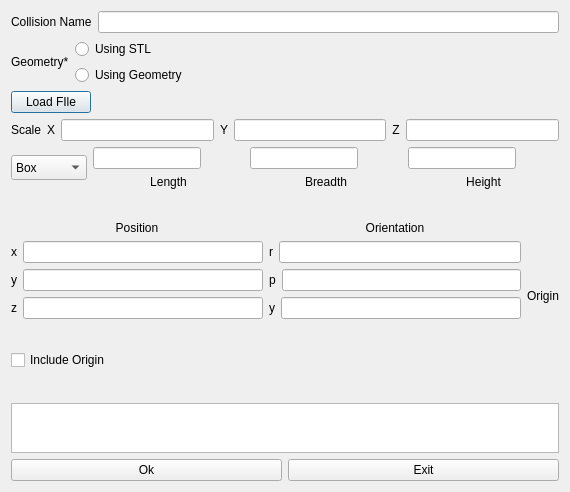
<?xml version="1.0" encoding="UTF-8"?>
<ui version="4.0">
 <class>AddCollision</class>
 <widget class="QDialog" name="AddCollision">
  <property name="geometry">
   <rect>
    <x>0</x>
    <y>0</y>
    <width>570</width>
    <height>492</height>
   </rect>
  </property>
  <property name="windowTitle">
   <string>Dialog</string>
  </property>
  <layout class="QVBoxLayout" name="verticalLayout_7">
   <item>
    <layout class="QVBoxLayout" name="verticalLayout_4">
     <item>
      <layout class="QHBoxLayout" name="horizontalLayout_24">
       <item>
        <widget class="QLabel" name="name_label">
         <property name="text">
          <string>Collision Name</string>
         </property>
        </widget>
       </item>
       <item>
        <widget class="QLineEdit" name="collision_name"/>
       </item>
      </layout>
     </item>
     <item>
      <layout class="QHBoxLayout" name="horizontalLayout_12">
       <item>
        <widget class="QLabel" name="label_3">
         <property name="sizePolicy">
          <sizepolicy hsizetype="Fixed" vsizetype="Fixed">
           <horstretch>0</horstretch>
           <verstretch>0</verstretch>
          </sizepolicy>
         </property>
         <property name="text">
          <string>Geometry*</string>
         </property>
        </widget>
       </item>
       <item>
        <layout class="QVBoxLayout" name="verticalLayout">
         <item>
          <widget class="QRadioButton" name="stl_select">
           <property name="text">
            <string>Using STL</string>
           </property>
          </widget>
         </item>
         <item>
          <widget class="QRadioButton" name="geometry_select">
           <property name="text">
            <string>Using Geometry</string>
           </property>
          </widget>
         </item>
        </layout>
       </item>
      </layout>
     </item>
     <item>
      <layout class="QVBoxLayout" name="verticalLayout_6">
       <item>
        <layout class="QHBoxLayout" name="load_mesh_layout">
         <item>
          <widget class="QPushButton" name="MeshFIle">
           <property name="sizePolicy">
            <sizepolicy hsizetype="Fixed" vsizetype="Fixed">
             <horstretch>0</horstretch>
             <verstretch>0</verstretch>
            </sizepolicy>
           </property>
           <property name="text">
            <string>Load FIle</string>
           </property>
          </widget>
         </item>
         <item>
          <widget class="QLabel" name="geometry_filename">
           <property name="maximumSize">
            <size>
             <width>16777215</width>
             <height>16</height>
            </size>
           </property>
           <property name="text">
            <string/>
           </property>
          </widget>
         </item>
        </layout>
       </item>
       <item>
        <layout class="QHBoxLayout" name="horizontalLayout_6">
         <item>
          <widget class="QLabel" name="scale_label">
           <property name="text">
            <string>Scale</string>
           </property>
           <property name="alignment">
            <set>Qt::AlignCenter</set>
           </property>
          </widget>
         </item>
         <item>
          <widget class="QLabel" name="scale_x_label">
           <property name="text">
            <string>X</string>
           </property>
           <property name="alignment">
            <set>Qt::AlignCenter</set>
           </property>
          </widget>
         </item>
         <item>
          <widget class="QLineEdit" name="scale_x"/>
         </item>
         <item>
          <widget class="QLabel" name="scale_y_label">
           <property name="text">
            <string>Y</string>
           </property>
           <property name="alignment">
            <set>Qt::AlignCenter</set>
           </property>
          </widget>
         </item>
         <item>
          <widget class="QLineEdit" name="scale_y"/>
         </item>
         <item>
          <widget class="QLabel" name="scale_z_label">
           <property name="text">
            <string>Z</string>
           </property>
           <property name="alignment">
            <set>Qt::AlignCenter</set>
           </property>
          </widget>
         </item>
         <item>
          <widget class="QLineEdit" name="scale_z"/>
         </item>
        </layout>
       </item>
       <item>
        <layout class="QHBoxLayout" name="horizontalLayout">
         <item>
          <widget class="QComboBox" name="geometry_shape">
           <property name="sizePolicy">
            <sizepolicy hsizetype="Fixed" vsizetype="Minimum">
             <horstretch>0</horstretch>
             <verstretch>0</verstretch>
            </sizepolicy>
           </property>
           <property name="maximumSize">
            <size>
             <width>16777215</width>
             <height>25</height>
            </size>
           </property>
           <item>
            <property name="text">
             <string>Box</string>
            </property>
           </item>
           <item>
            <property name="text">
             <string>Cylinder</string>
            </property>
           </item>
           <item>
            <property name="text">
             <string>Sphere</string>
            </property>
           </item>
          </widget>
         </item>
         <item>
          <layout class="QVBoxLayout" name="parameter1_group">
           <item>
            <widget class="QLineEdit" name="parameter1">
             <property name="sizePolicy">
              <sizepolicy hsizetype="Fixed" vsizetype="Fixed">
               <horstretch>0</horstretch>
               <verstretch>0</verstretch>
              </sizepolicy>
             </property>
            </widget>
           </item>
           <item>
            <widget class="QLabel" name="parameter1_label">
             <property name="sizePolicy">
              <sizepolicy hsizetype="Preferred" vsizetype="Fixed">
               <horstretch>0</horstretch>
               <verstretch>0</verstretch>
              </sizepolicy>
             </property>
             <property name="text">
              <string>Length</string>
             </property>
             <property name="alignment">
              <set>Qt::AlignCenter</set>
             </property>
            </widget>
           </item>
          </layout>
         </item>
         <item>
          <layout class="QVBoxLayout" name="parameter2_group">
           <item>
            <widget class="QLineEdit" name="parameter2">
             <property name="sizePolicy">
              <sizepolicy hsizetype="Fixed" vsizetype="Fixed">
               <horstretch>0</horstretch>
               <verstretch>0</verstretch>
              </sizepolicy>
             </property>
            </widget>
           </item>
           <item>
            <widget class="QLabel" name="parameter2_label">
             <property name="sizePolicy">
              <sizepolicy hsizetype="Preferred" vsizetype="Fixed">
               <horstretch>0</horstretch>
               <verstretch>0</verstretch>
              </sizepolicy>
             </property>
             <property name="text">
              <string>Breadth</string>
             </property>
             <property name="alignment">
              <set>Qt::AlignCenter</set>
             </property>
            </widget>
           </item>
          </layout>
         </item>
         <item>
          <layout class="QVBoxLayout" name="verticalLayout_5">
           <item>
            <widget class="QLineEdit" name="parameter3">
             <property name="sizePolicy">
              <sizepolicy hsizetype="Fixed" vsizetype="Fixed">
               <horstretch>0</horstretch>
               <verstretch>0</verstretch>
              </sizepolicy>
             </property>
            </widget>
           </item>
           <item>
            <widget class="QLabel" name="parameter3_label">
             <property name="sizePolicy">
              <sizepolicy hsizetype="Preferred" vsizetype="Fixed">
               <horstretch>0</horstretch>
               <verstretch>0</verstretch>
              </sizepolicy>
             </property>
             <property name="text">
              <string>Height</string>
             </property>
             <property name="alignment">
              <set>Qt::AlignCenter</set>
             </property>
            </widget>
           </item>
          </layout>
         </item>
        </layout>
       </item>
      </layout>
     </item>
     <item>
      <layout class="QHBoxLayout" name="horizontalLayout_7">
       <item>
        <layout class="QVBoxLayout" name="verticalLayout_3">
         <item>
          <layout class="QHBoxLayout" name="horizontalLayout_22">
           <item>
            <layout class="QVBoxLayout" name="verticalLayout_12">
             <item>
              <widget class="QLabel" name="position_label">
               <property name="maximumSize">
                <size>
                 <width>16777215</width>
                 <height>15</height>
                </size>
               </property>
               <property name="text">
                <string>Position</string>
               </property>
               <property name="alignment">
                <set>Qt::AlignCenter</set>
               </property>
              </widget>
             </item>
             <item>
              <layout class="QHBoxLayout" name="horizontalLayout_3">
               <item>
                <widget class="QLabel" name="x_label">
                 <property name="text">
                  <string>x</string>
                 </property>
                 <property name="alignment">
                  <set>Qt::AlignCenter</set>
                 </property>
                </widget>
               </item>
               <item>
                <widget class="QLineEdit" name="x"/>
               </item>
              </layout>
             </item>
             <item>
              <layout class="QHBoxLayout" name="horizontalLayout_4">
               <item>
                <widget class="QLabel" name="y_label">
                 <property name="text">
                  <string>y</string>
                 </property>
                 <property name="alignment">
                  <set>Qt::AlignCenter</set>
                 </property>
                </widget>
               </item>
               <item>
                <widget class="QLineEdit" name="y"/>
               </item>
              </layout>
             </item>
             <item>
              <layout class="QHBoxLayout" name="horizontalLayout_5">
               <item>
                <widget class="QLabel" name="z_label">
                 <property name="text">
                  <string>z</string>
                 </property>
                 <property name="alignment">
                  <set>Qt::AlignCenter</set>
                 </property>
                </widget>
               </item>
               <item>
                <widget class="QLineEdit" name="z"/>
               </item>
              </layout>
             </item>
            </layout>
           </item>
           <item>
            <layout class="QVBoxLayout" name="verticalLayout_11">
             <item>
              <widget class="QLabel" name="orientation_label">
               <property name="maximumSize">
                <size>
                 <width>16777215</width>
                 <height>15</height>
                </size>
               </property>
               <property name="text">
                <string>Orientation</string>
               </property>
               <property name="alignment">
                <set>Qt::AlignCenter</set>
               </property>
              </widget>
             </item>
             <item>
              <layout class="QHBoxLayout" name="horizontalLayout_9">
               <item>
                <widget class="QLabel" name="roll_label">
                 <property name="text">
                  <string>r</string>
                 </property>
                 <property name="alignment">
                  <set>Qt::AlignCenter</set>
                 </property>
                </widget>
               </item>
               <item>
                <widget class="QLineEdit" name="roll"/>
               </item>
              </layout>
             </item>
             <item>
              <layout class="QHBoxLayout" name="horizontalLayout_10">
               <item>
                <widget class="QLabel" name="pitch_label">
                 <property name="text">
                  <string>p</string>
                 </property>
                 <property name="alignment">
                  <set>Qt::AlignCenter</set>
                 </property>
                </widget>
               </item>
               <item>
                <widget class="QLineEdit" name="pitch"/>
               </item>
              </layout>
             </item>
             <item>
              <layout class="QHBoxLayout" name="horizontalLayout_11">
               <item>
                <widget class="QLabel" name="yaw_label">
                 <property name="text">
                  <string>y</string>
                 </property>
                 <property name="alignment">
                  <set>Qt::AlignCenter</set>
                 </property>
                </widget>
               </item>
               <item>
                <widget class="QLineEdit" name="yaw"/>
               </item>
              </layout>
             </item>
            </layout>
           </item>
          </layout>
         </item>
         <item>
          <widget class="QCheckBox" name="includeorigin">
           <property name="maximumSize">
            <size>
             <width>16777215</width>
             <height>20</height>
            </size>
           </property>
           <property name="text">
            <string>Include Origin</string>
           </property>
          </widget>
         </item>
        </layout>
       </item>
       <item>
        <widget class="QLabel" name="origin_label">
         <property name="text">
          <string>Origin</string>
         </property>
         <property name="alignment">
          <set>Qt::AlignCenter</set>
         </property>
        </widget>
       </item>
      </layout>
     </item>
     <item>
      <layout class="QVBoxLayout" name="verticalLayout_2">
       <item>
        <widget class="QTextBrowser" name="errorlist">
         <property name="maximumSize">
          <size>
           <width>16777215</width>
           <height>50</height>
          </size>
         </property>
        </widget>
       </item>
       <item>
        <layout class="QHBoxLayout" name="horizontalLayout_2">
         <item>
          <widget class="QPushButton" name="ok">
           <property name="text">
            <string>Ok</string>
           </property>
          </widget>
         </item>
         <item>
          <widget class="QPushButton" name="exit">
           <property name="text">
            <string>Exit</string>
           </property>
          </widget>
         </item>
        </layout>
       </item>
      </layout>
     </item>
    </layout>
   </item>
  </layout>
 </widget>
 <resources/>
 <connections/>
</ui>
